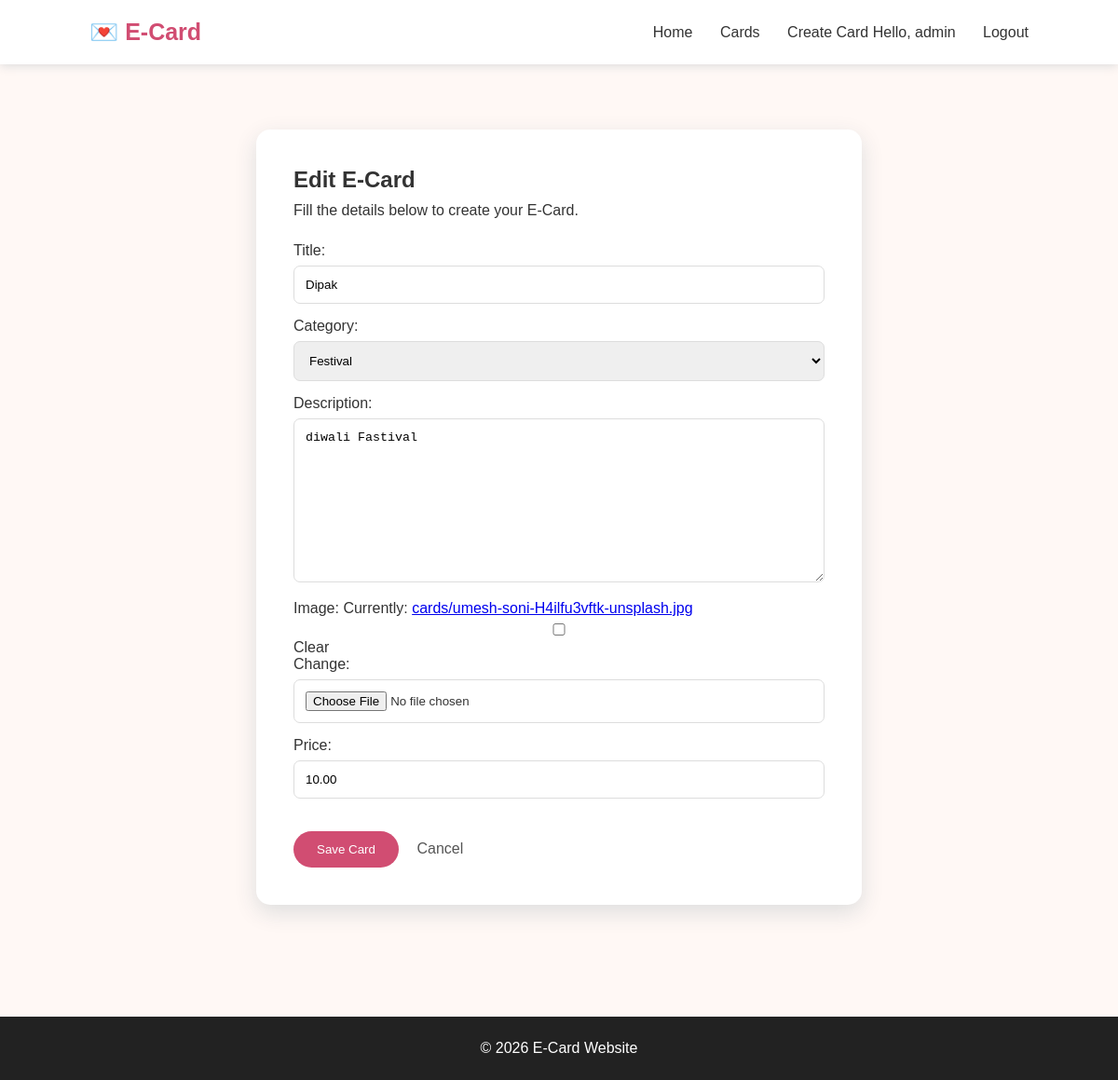
Page /cards/1/edit/ (signed in) on the committed database.
### cards/models.py (models this page shows, shortened)
class ECard(models.Model):
    CATEGORY_CHOICES = [
        ('Birthday', 'Birthday'),
        ('Wedding', 'Wedding'),
        ('Anniversary', 'Anniversary'),
        ('Party', 'Party'),
        ('Festival', 'Festival'),
    ]
    owner = models.ForeignKey(
        User,
        on_delete=models.CASCADE,
        related_name='cards',
        null=True,
        blank=True
    )
    title = models.CharField(max_length=200)
    category = models.CharField(max_length=50, choices=CATEGORY_CHOICES)
    description = models.TextField()
    image = models.ImageField(upload_to='cards/', blank=True, null=True)
    price = models.DecimalField(max_digits=10, decimal_places=2, default=0)
    created_at = models.DateTimeField(auto_now_add=True)
    updated_at = models.DateTimeField(auto_now=True)

### cards/views.py (the view)
@login_required(login_url='login')
def card_update(request, pk):
    card = get_object_or_404(
        ECard,
        pk=pk,
        owner=request.user
    )
    if request.method == 'POST':
        form = ECardForm(
            request.POST,
            request.FILES,
            instance=card
        )
        if form.is_valid():
            form.save()
            return redirect(
                'card_detail',
                pk=card.pk
            )
    else:
        form = ECardForm(
            instance=card
        )
    return render(
        request,
        'cards/card_form.html',
        {
            'form': form,
            'title': 'Edit E-Card'
        }
    )

### cards/forms.py
class ECardForm(forms.ModelForm):
    class Meta:
        model = ECard
        fields = [
            'title',
            'category',
            'description',
            'image',
            'price'
        ]
        widgets = {
            'title': forms.TextInput(
                attrs={
                    'class': 'form-control',
                    'placeholder': 'Enter card title'
                }
            ),
            'description': forms.Textarea(
                attrs={
                    'class': 'form-control',
                    'placeholder': 'Enter card description'
                }
            ),
            'price': forms.NumberInput(
                attrs={
                    'class': 'form-control',
                    'placeholder': 'Enter price'
                }
            ),
        }

### cards/templates/cards/card_form.html (shortened to what this page needs)
{% extends 'cards/base.html' %}
{% block content %}
<section class="form-section">
    <div class="form-card">
        <h1>
            {{ title }}
        </h1>
        <p>
            Fill the details below to create your E-Card.
        </p>
        <form
            method="POST"
            enctype="multipart/form-data">
            {{ form.as_p }}
            <button
                type="submit"
                class="btn">
                Save Card
            </button>
            <a
                href="{% url 'card_list' %}"
                class="cancel">
                Cancel
            </a>
        </form>
    </div>
</section>
{% endblock %}

### cards/templates/cards/base.html (shortened to what this page needs)
{% load static %}
<!DOCTYPE html>
<html>
<head>
    <link rel="stylesheet"
          href="{% static 'cards/css/style.css' %}">
</head>
<body>
<nav class="navbar">
    <div class="logo">
        💌 E-Card
    </div>
    <div class="nav-links">
    <a href="{% url 'home' %}">Home</a>
    <a href="{% url 'card_list' %}">Cards</a>
    {% if user.is_authenticated %}
        <a href="{% url 'card_create' %}">
            Create Card
        </a>
        <span class="welcome">
            Hello, {{ user.username }}
        </span>
        <a href="{% url 'logout' %}">
            Logout
        </a>
    {% endif %}
</div>
</nav>
<main>
    {% block content %}
    {% endblock %}
</main>
<footer>
    <p>
        © 2026 E-Card Website
    </p>
</footer>
</body>
</html>

### cards/static/cards/css/style.css (style rules this page uses)
* { margin: 0; padding: 0; box-sizing: border-box; }
body { font-family: Arial, sans-serif; background: #fff8f5; color: #333; }
.navbar { background: white; display: flex; justify-content: space-between; align-items: center; padding: 20px 8%; box-shadow: 0 2px 10px #ddd; }
.logo { font-size: 25px; font-weight: bold; color: #d14d72; }
.nav-links a { text-decoration: none; color: #333; margin-left: 25px; }
.btn { display: inline-block; background: #d14d72; color: white; padding: 12px 25px; border-radius: 25px; text-decoration: none; border: none; cursor: pointer; margin-top: 20px; }
.form-section { padding: 70px 20px; }
.form-card { max-width: 650px; margin: auto; background: white; padding: 40px; border-radius: 15px; box-shadow: 0 8px 25px #ddd; }
.form-card h1 { margin-bottom: 10px; }
.form-card p { margin-bottom: 25px; }
.form-card form p { margin-bottom: 15px; }
.form-card input, .form-card select, .form-card textarea { width: 100%; padding: 12px; margin-top: 7px; border: 1px solid #ddd; border-radius: 7px; }
.form-card textarea { min-height: 120px; }
.cancel { margin-left: 15px; text-decoration: none; color: #555; }
footer { margin-top: 50px; background: #222; color: white; text-align: center; padding: 25px; }

### rows in the picture
ECard: title "Dipak", category "Festival", description "diwali Fastival", price "10.00"

### other values in the picture
{{ user.username }} "admin"
{{ title }} "Edit E-Card"
